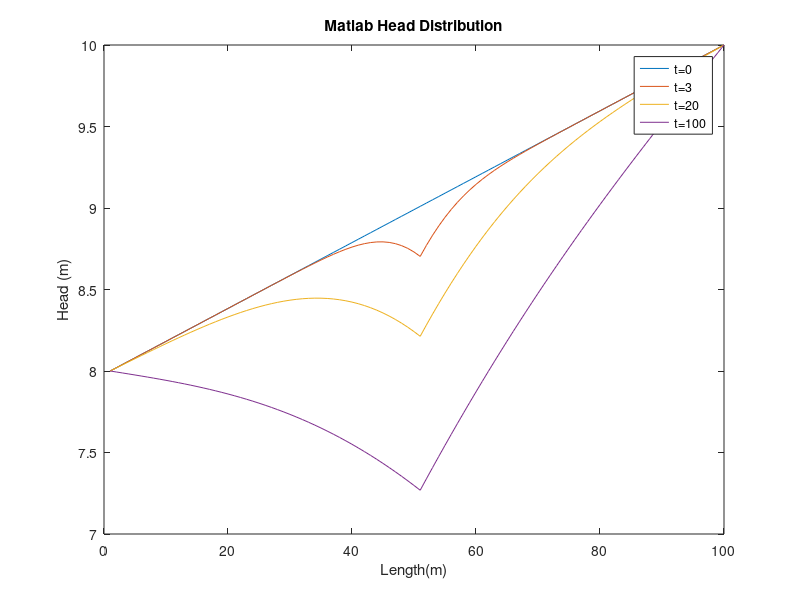

This figure's MATLAB source:
k = 10;
Ss = 1;
Q = 1;
dx = 1;
dt = 0.1;
duration = 100;
h = zeros(100, 1001);
h(:, 1) = linspace(8, 10, 100);
h(1, :) = 8;
h(100, :) = 10;
n = 98;
h2 = h(2:100, 1);
a = -1;
b = 2 + Ss / k * dx^2 / dt;
c = -1;
beta(1) = b;

for j = 2:n
    alpha(j) = a / beta(j - 1);
    beta(j) = b - a * alpha(j);
end

for t = 2:duration / dt + 1
    f = h2;
    f(1) = f(1) + 8;
    f(n) = f(n) + 10;
    f(50) = f(50) - 0.1;
    y(1, 1) = f(1);

    for j = 2:n;
        y(j, 1) = f(j) - alpha(j) * y(j - 1);
    end

    h2(n, 1) = y(n) / beta(n);

    for i = n - 1:-1:1
        h2(i, 1) = (y(i) -c * h2(i + 1, 1)) / beta(i);
    end

    h(2:100, t) = h2;
end

plot(1:100, h(:, 1)); hold on;
plot(1:100, h(:, 31)); hold on;
plot(1:100, h(:, 201)); hold on;
plot(1:100, h(:, 1001));
legend('t=0', 't=3', 't=20', 't=100')
xlabel('Length(m)');
ylabel('Head (m)');
title('Matlab Head Distribution')
